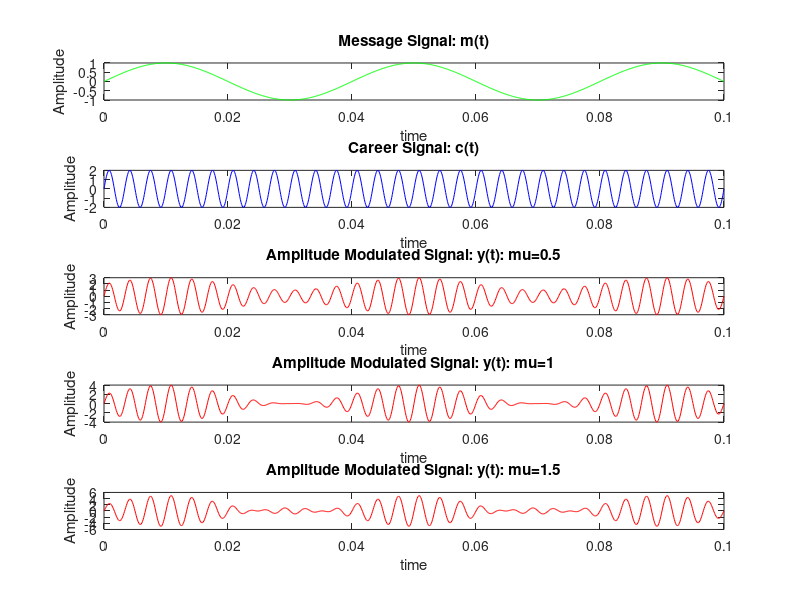

Here is the MATLAB script that generated this plot:
%%
%Amplitude modulation

Ac=2;      fc=300;
%mu=input('Enter Value of mu: ');      
%Am= mu*Ac;  
fm=25;

mt= @(t)sin(2*pi*fm*t);
ct= @(t)sin(2*pi*fc*t);
yt= @(t,mu)Ac*(1 + mu*mt(t)).*ct(t);

t=0:0.0001:0.1;
subplot(5,1,1)
plot( t,mt(t),'g' );
title('Message Signal: m(t)');
xlabel('time'); ylabel('Amplitude');

subplot(5,1,2)
plot( t,2*ct(t),'b' );
title('Career Signal: c(t)');
xlabel('time'); ylabel('Amplitude');

subplot(5,1,3)
plot( t,yt(t,0.5),'r' );
title('Amplitude Modulated Signal: y(t): mu=0.5');
xlabel('time'); ylabel('Amplitude');

subplot(5,1,4)
plot( t,yt(t,1),'r' );
title('Amplitude Modulated Signal: y(t): mu=1');
xlabel('time'); ylabel('Amplitude');

subplot(5,1,5)
plot( t,yt(t,1.5),'r' );
title('Amplitude Modulated Signal: y(t): mu=1.5');
xlabel('time'); ylabel('Amplitude');